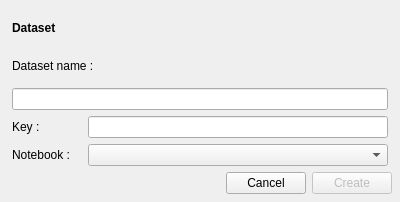
<?xml version="1.0" encoding="UTF-8"?>
<ui version="4.0">
 <class>Dataset</class>
 <widget class="QDialog" name="Dataset">
  <property name="geometry">
   <rect>
    <x>0</x>
    <y>0</y>
    <width>400</width>
    <height>202</height>
   </rect>
  </property>
  <property name="sizePolicy">
   <sizepolicy hsizetype="Preferred" vsizetype="Preferred">
    <horstretch>0</horstretch>
    <verstretch>0</verstretch>
   </sizepolicy>
  </property>
  <property name="minimumSize">
   <size>
    <width>0</width>
    <height>0</height>
   </size>
  </property>
  <property name="windowTitle">
   <string>Dialog</string>
  </property>
  <layout class="QVBoxLayout" name="verticalLayout">
   <property name="leftMargin">
    <number>12</number>
   </property>
   <property name="topMargin">
    <number>12</number>
   </property>
   <property name="rightMargin">
    <number>8</number>
   </property>
   <property name="bottomMargin">
    <number>8</number>
   </property>
   <item>
    <layout class="QVBoxLayout" name="verticalLayout_2">
     <property name="leftMargin">
      <number>0</number>
     </property>
     <property name="rightMargin">
      <number>4</number>
     </property>
     <item>
      <widget class="QLabel" name="lbl_title">
       <property name="font">
        <font>
         <weight>75</weight>
         <bold>true</bold>
        </font>
       </property>
       <property name="text">
        <string>Dataset</string>
       </property>
      </widget>
     </item>
     <item>
      <widget class="QLabel" name="lbl_name">
       <property name="text">
        <string>Dataset name : </string>
       </property>
      </widget>
     </item>
     <item>
      <widget class="QLineEdit" name="txt_name">
       <property name="placeholderText">
        <string/>
       </property>
      </widget>
     </item>
     <item>
      <layout class="QHBoxLayout" name="horizontalLayout_2">
       <property name="sizeConstraint">
        <enum>QLayout::SetMaximumSize</enum>
       </property>
       <item>
        <widget class="QLabel" name="label">
         <property name="minimumSize">
          <size>
           <width>70</width>
           <height>0</height>
          </size>
         </property>
         <property name="maximumSize">
          <size>
           <width>70</width>
           <height>16777215</height>
          </size>
         </property>
         <property name="text">
          <string>Key : </string>
         </property>
        </widget>
       </item>
       <item>
        <widget class="QLineEdit" name="txt_key"/>
       </item>
      </layout>
     </item>
     <item>
      <layout class="QHBoxLayout" name="horizontalLayout_3">
       <item>
        <widget class="QLabel" name="label_2">
         <property name="minimumSize">
          <size>
           <width>70</width>
           <height>0</height>
          </size>
         </property>
         <property name="maximumSize">
          <size>
           <width>70</width>
           <height>16777215</height>
          </size>
         </property>
         <property name="text">
          <string>Notebook : </string>
         </property>
        </widget>
       </item>
       <item>
        <widget class="QComboBox" name="cbx_notebook"/>
       </item>
      </layout>
     </item>
    </layout>
   </item>
   <item>
    <layout class="QHBoxLayout" name="horizontalLayout">
     <item>
      <spacer name="horizontalSpacer">
       <property name="orientation">
        <enum>Qt::Horizontal</enum>
       </property>
       <property name="sizeHint" stdset="0">
        <size>
         <width>40</width>
         <height>20</height>
        </size>
       </property>
      </spacer>
     </item>
     <item>
      <widget class="QPushButton" name="btn_cancel">
       <property name="text">
        <string>Cancel</string>
       </property>
       <property name="autoDefault">
        <bool>false</bool>
       </property>
      </widget>
     </item>
     <item>
      <widget class="QPushButton" name="btn_create">
       <property name="enabled">
        <bool>false</bool>
       </property>
       <property name="text">
        <string>Create</string>
       </property>
      </widget>
     </item>
    </layout>
   </item>
  </layout>
 </widget>
 <resources/>
 <connections/>
</ui>
